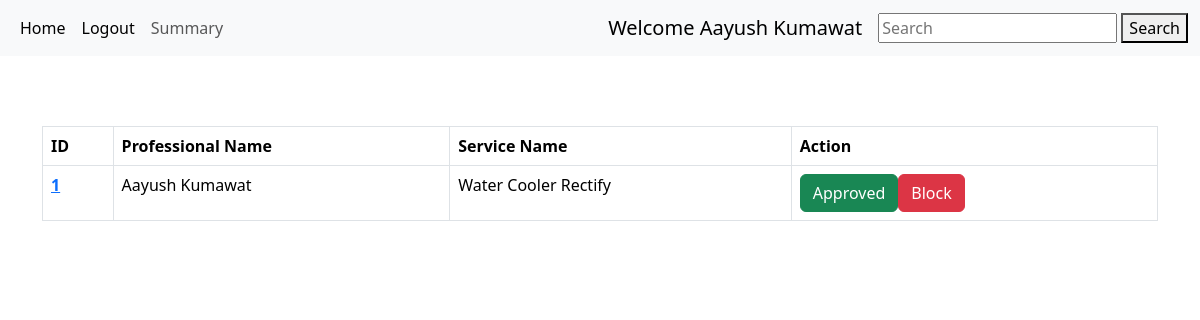
The page /admin/Aayush Kumawat/show/all_professionals on the database its author committed.
### models.py (models this page shows)
class Professional(db.Model):
    id = db.Column(db.Integer, primary_key=True)
    email = db.Column(db.String(32), unique=True,nullable=False)
    name = db.Column(db.String(64), nullable=False)
    password = db.Column(db.String(256), nullable=False)
    description = db.Column(db.String(256), nullable=False)
    category = db.Column(db.String(256),db.ForeignKey('category.id'), nullable=False )  #category is cid consider
    s_id = db.Column(db.String(256),db.ForeignKey('services.id'), nullable=False )
    address = db.Column(db.String(64), nullable=False)
    experience = db.Column(db.String(64), nullable=False)
    pincode = db.Column(db.Integer , nullable=False)
    rating = db.Column(db.String(10), default = 'New Professional')
    status = db.Column(db.Integer , nullable=False)
    running = db.relationship("Running", backref = 'professional',cascade = "all,delete",lazy = True)

class Services(db.Model):
    id = db.Column(db.Integer, primary_key=True)
    c_id = db.Column(db.Integer, db.ForeignKey('category.id'),nullable=False)    #category fk
    name = db.Column(db.String(64), nullable=False)
    base_price = db.Column(db.Integer , nullable=False)
    description = db.Column(db.String(64), nullable=False)
    professional = db.relationship("Professional", backref = 'services',cascade = "all,delete",lazy = True)
    running = db.relationship("Running", backref = 'services',cascade = "all,delete",lazy = True)

### routes.py (the view)
@app.route('/admin/<user>/show/all_professionals')
def show_all_professionals(user):
    user = user
    professionals = Professional.query.all()
    return render_template('all_professionals.html',professionals = professionals,user=user)

### templates/all_professionals.html (shortened to what this page needs)
{% extends 'layout.html' %}
{% block content %}
<div style="margin-top: 70px;">
<table class="table table-bordered">
  <thead>
    <tr>
      <th scope="col">ID</th>
      <th scope="col">Professional Name</th>
      <th scope="col">Service Name</th>
      <th scope="col">Action</th>
    </tr>
  </thead>
  <tbody>
{% for professional in professionals %}
{% if professional.status == 0 %}
<tr>
  <th scope="row"><a href="/admin/{{user}}/{{professional.id}}/details">{{professional.id}}</a></th>
  <td>{{professional.name}}</td>
  <td>{{professional.services.name}}</td>
  <td><a href="/admin/professional/manage/{{professional.id}}/{{user}}/Approve" type="button" class="btn btn-success">Approve</a><a href="/admin/professional/manage/{{professional.id}}/{{user}}/Block" type="button" class="btn btn-danger"> Block</a></td>
</tr>
{% elif professional.status == 1 %}
<tr>
  <th scope="row"><a href="/admin/{{user}}/{{professional.id}}/details">{{professional.id}}</a></th>
  <td>{{professional.name}}</td>
  <td>{{professional.services.name}}</td>
  <td><a href="#" type="button" class="btn btn-success">Approved</a><a href="/admin/professional/manage/{{professional.id}}/{{user}}/Block" type="button" class="btn btn-danger"> Block</a></td>
</tr>
{% endif %}
{% endfor %}
  </tbody>
</table>
</div>
{% endblock %}

### templates/navbar.html
{% block content %}
<nav class="navbar navbar-expand-lg bg-body-tertiary">
  <div class="container-fluid">
    <div class="collapse navbar-collapse" id="navbarSupportedContent">
      <ul class="navbar-nav me-auto mb-2 mb-lg-0">
        <li class="nav-item">
          <a class="nav-link active" aria-current="page" href="/admin/{{user}}">Home</a>
        </li>
        <li class="nav-item">
          <a class="nav-link active" aria-current="page" href="/">Logout</a>
        </li>
        <li class="nav-item">
          <a class="nav-link" href="/admin/{{user}}/summary">Summary</a>
        </li>
      </ul>
      <a class="navbar-brand" href="#">Welcome {{user}}</a>
    </div>
    <form action="/search/{{user}}" class="form-inline my-2 my-lg-0" method="POST">
      <input class="mr-sm-2" type="search" name="search_txt" placeholder="Search">
      <button type="submit">Search</button>
    </form>
  </div>
</nav>
{% endblock %}

### static/styles/style.css (style rules this page uses)
* { margin: 0px; }

### rows shown on the page
Professional: name "Aayush Kumawat", id "1", services.name "Water Cooler Rectify"
